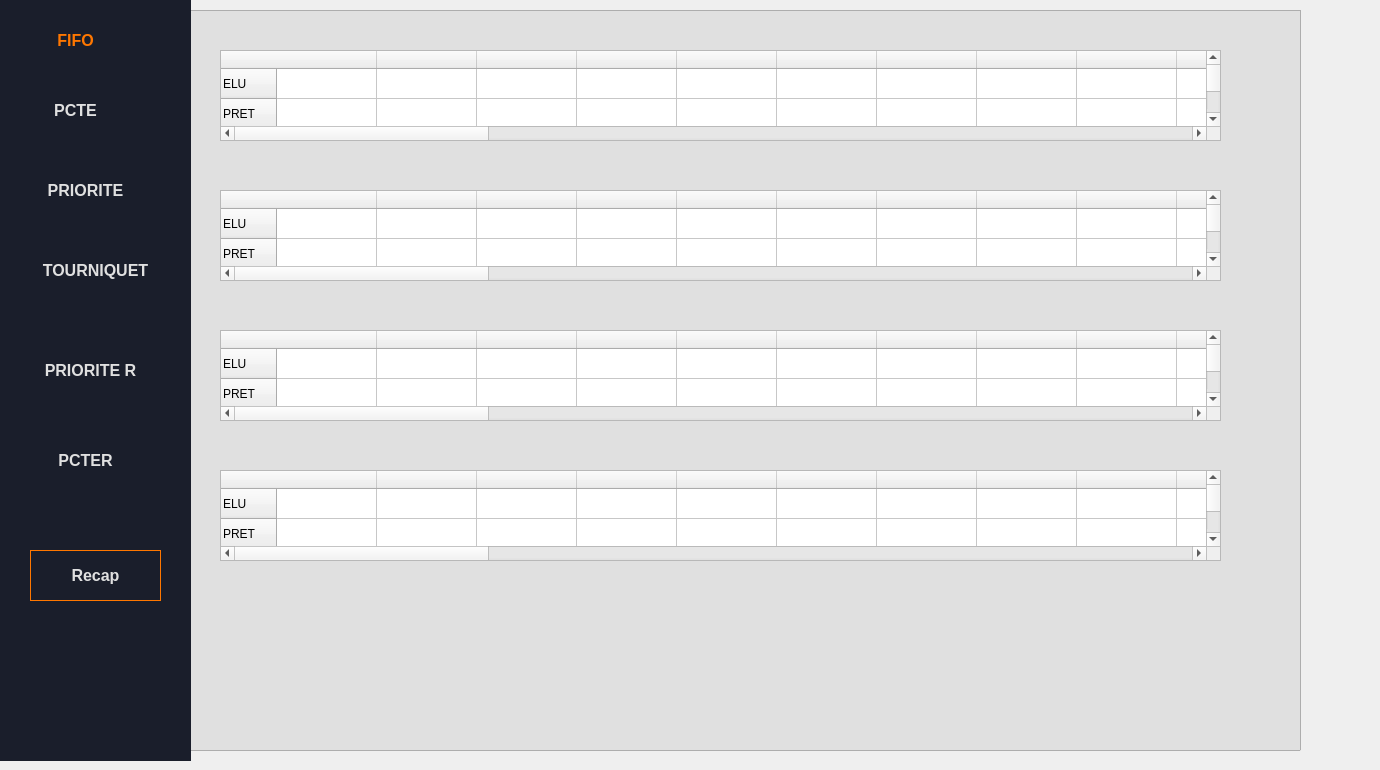
    <widget class="QWidget" name="page_6">
     <widget class="QListView" name="listView_5">
      <property name="geometry">
       <rect>
        <x>-70</x>
        <y>10</y>
        <width>1371</width>
        <height>741</height>
       </rect>
      </property>
      <property name="styleSheet">
       <string notr="true">background:#E0E0E0</string>
      </property>
     </widget>
     <widget class="QWidget" name="widget_5" native="true">
      <property name="geometry">
       <rect>
        <x>0</x>
        <y>0</y>
        <width>191</width>
        <height>761</height>
       </rect>
      </property>
      <property name="styleSheet">
       <string notr="true"> background-color: #1A1E2B; /* Dark navy blue */
  color: #E0E0E0; /* Light gray text */
  font-family: Arial, sans-serif;</string>
      </property>
      <widget class="QPushButton" name="pushButton_5">
       <property name="geometry">
        <rect>
         <x>20</x>
         <y>100</y>
         <width>111</width>
         <height>21</height>
        </rect>
       </property>
       <property name="styleSheet">
        <string notr="true">border:none ;
color: #E0E0E0 ;
background-color: #1A1E2B; 
font-weight: bold ;
font-size: 16px</string>
       </property>
       <property name="text">
        <string>PCTE</string>
       </property>
      </widget>
      <widget class="QPushButton" name="pushButton_7">
       <property name="geometry">
        <rect>
         <x>30</x>
         <y>180</y>
         <width>111</width>
         <height>21</height>
        </rect>
       </property>
       <property name="styleSheet">
        <string notr="true">border:none ;
color: #E0E0E0 ;
 background-color: #1A1E2B; 
font-weight: bold ;
font-size: 16px</string>
       </property>
       <property name="text">
        <string>PRIORITE</string>
       </property>
      </widget>
      <widget class="QPushButton" name="pushButton_8">
       <property name="geometry">
        <rect>
         <x>40</x>
         <y>260</y>
         <width>111</width>
         <height>21</height>
        </rect>
       </property>
       <property name="styleSheet">
        <string notr="true">border:none ;
color: #E0E0E0 ;
 background-color: #1A1E2B; 
font-weight: bold ;
font-size: 16px</string>
       </property>
       <property name="text">
        <string>TOURNIQUET</string>
       </property>
      </widget>
      <widget class="QPushButton" name="pushButton_14">
       <property name="geometry">
        <rect>
         <x>20</x>
         <y>30</y>
         <width>111</width>
         <height>21</height>
        </rect>
       </property>
       <property name="styleSheet">
        <string notr="true">border:none ;
color: #FF7700 ;
 background-color: #1A1E2B; 
font-weight: bold ;
font-size: 16px</string>
       </property>
       <property name="text">
        <string>FIFO</string>
       </property>
      </widget>
      <widget class="QPushButton" name="pushButton_18">
       <property name="geometry">
        <rect>
         <x>30</x>
         <y>550</y>
         <width>131</width>
         <height>51</height>
        </rect>
       </property>
       <property name="styleSheet">
        <string notr="true">border: 1px solid  #FF7700 ;
color: #E0E0E0 ;
 background-color: #1A1E2B; 
font-weight: bold ;
font-size: 16px</string>
       </property>
       <property name="text">
        <string>Recap</string>
       </property>
      </widget>
      <widget class="QPushButton" name="pushButton_32">
       <property name="geometry">
        <rect>
         <x>0</x>
         <y>360</y>
         <width>181</width>
         <height>21</height>
        </rect>
       </property>
       <property name="styleSheet">
        <string notr="true">border:none ;
color:#E0E0E0 ;
 background-color: #1A1E2B; 
font-weight: bold ;
font-size: 16px</string>
       </property>
       <property name="text">
        <string>PRIORITE R</string>
       </property>
      </widget>
      <widget class="QPushButton" name="pushButton_37">
       <property name="geometry">
        <rect>
         <x>30</x>
         <y>450</y>
         <width>111</width>
         <height>21</height>
        </rect>
       </property>
       <property name="styleSheet">
        <string notr="true">border:none ;
color: #E0E0E0 ;
 background-color: #1A1E2B; 
font-weight: bold ;
font-size: 16px</string>
       </property>
       <property name="text">
        <string>PCTER</string>
       </property>
      </widget>
     </widget>
     <widget class="QTableWidget" name="tableWidget">
      <property name="geometry">
       <rect>
        <x>220</x>
        <y>50</y>
        <width>1001</width>
        <height>91</height>
       </rect>
      </property>
      <row>
       <property name="text">
        <string>ELU</string>
       </property>
      </row>
      <row>
       <property name="text">
        <string>PRET</string>
       </property>
      </row>
      <row>
       <property name="text">
        <string>BLOQUE</string>
       </property>
      </row>
      <column>
       <property name="text">
        <string/>
       </property>
      </column>
      <column>
       <property name="text">
        <string/>
       </property>
      </column>
      <column>
       <property name="text">
        <string/>
       </property>
      </column>
      <column>
       <property name="text">
        <string/>
       </property>
      </column>
      <column>
       <property name="text">
        <string/>
       </property>
      </column>
      <column>
       <property name="text">
        <string/>
       </property>
      </column>
      <column>
       <property name="text">
        <string/>
       </property>
      </column>
      <column>
       <property name="text">
        <string/>
       </property>
      </column>
      <column>
       <property name="text">
        <string/>
       </property>
      </column>
      <column>
       <property name="text">
        <string/>
       </property>
      </column>
      <column>
       <property name="text">
        <string/>
       </property>
      </column>
      <column>
       <property name="text">
        <string/>
       </property>
      </column>
      <column>
       <property name="text">
        <string/>
       </property>
      </column>
      <column>
       <property name="text">
        <string/>
       </property>
      </column>
      <column>
       <property name="text">
        <string/>
       </property>
      </column>
      <column>
       <property name="text">
        <string/>
       </property>
      </column>
      <column>
       <property name="text">
        <string/>
       </property>
      </column>
      <column>
       <property name="text">
        <string/>
       </property>
      </column>
      <column>
       <property name="text">
        <string/>
       </property>
      </column>
      <column>
       <property name="text">
        <string/>
       </property>
      </column>
      <column>
       <property name="text">
        <string/>
       </property>
      </column>
      <column>
       <property name="text">
        <string/>
       </property>
      </column>
      <column>
       <property name="text">
        <string/>
       </property>
      </column>
      <column>
       <property name="text">
        <string/>
       </property>
      </column>
      <column>
       <property name="text">
        <string/>
       </property>
      </column>
      <column>
       <property name="text">
        <string/>
       </property>
      </column>
      <column>
       <property name="text">
        <string/>
       </property>
      </column>
      <column>
       <property name="text">
        <string/>
       </property>
      </column>
      <column>
       <property name="text">
        <string/>
       </property>
      </column>
      <column>
       <property name="text">
        <string/>
       </property>
      </column>
      <column>
       <property name="text">
        <string/>
       </property>
      </column>
      <column>
       <property name="text">
        <string/>
       </property>
      </column>
      <column>
       <property name="text">
        <string/>
       </property>
      </column>
      <column>
       <property name="text">
        <string/>
       </property>
      </column>
     </widget>
     <widget class="QTableWidget" name="tableWidget_2">
      <property name="geometry">
       <rect>
        <x>220</x>
        <y>190</y>
        <width>1001</width>
        <height>91</height>
       </rect>
      </property>
      <property name="styleSheet">
       <string notr="true"/>
      </property>
      <row>
       <property name="text">
        <string>ELU</string>
       </property>
      </row>
      <row>
       <property name="text">
        <string>PRET</string>
       </property>
      </row>
      <row>
       <property name="text">
        <string>BLOQUE</string>
       </property>
      </row>
      <column>
       <property name="text">
        <string/>
       </property>
      </column>
      <column>
       <property name="text">
        <string/>
       </property>
      </column>
      <column>
       <property name="text">
        <string/>
       </property>
      </column>
      <column>
       <property name="text">
        <string/>
       </property>
      </column>
      <column>
       <property name="text">
        <string/>
       </property>
      </column>
      <column>
       <property name="text">
        <string/>
       </property>
      </column>
      <column>
       <property name="text">
        <string/>
       </property>
      </column>
      <column>
       <property name="text">
        <string/>
       </property>
      </column>
      <column>
       <property name="text">
        <string/>
       </property>
      </column>
      <column>
       <property name="text">
        <string/>
       </property>
      </column>
      <column>
       <property name="text">
        <string/>
       </property>
      </column>
      <column>
       <property name="text">
        <string/>
       </property>
      </column>
      <column>
       <property name="text">
        <string/>
       </property>
      </column>
      <column>
       <property name="text">
        <string/>
       </property>
      </column>
      <column>
       <property name="text">
        <string/>
       </property>
      </column>
      <column>
       <property name="text">
        <string/>
       </property>
      </column>
      <column>
       <property name="text">
        <string/>
       </property>
      </column>
      <column>
       <property name="text">
        <string/>
       </property>
      </column>
      <column>
       <property name="text">
        <string/>
       </property>
      </column>
      <column>
       <property name="text">
        <string/>
       </property>
      </column>
      <column>
       <property name="text">
        <string/>
       </property>
      </column>
      <column>
       <property name="text">
        <string/>
       </property>
      </column>
      <column>
       <property name="text">
        <string/>
       </property>
      </column>
      <column>
       <property name="text">
        <string/>
       </property>
      </column>
      <column>
       <property name="text">
        <string/>
       </property>
      </column>
      <column>
       <property name="text">
        <string/>
       </property>
      </column>
      <column>
       <property name="text">
        <string/>
       </property>
      </column>
      <column>
       <property name="text">
        <string/>
       </property>
      </column>
      <column>
       <property name="text">
        <string/>
       </property>
      </column>
      <column>
       <property name="text">
        <string/>
       </property>
      </column>
      <column>
       <property name="text">
        <string/>
       </property>
      </column>
      <column>
       <property name="text">
        <string/>
       </property>
      </column>
      <column>
       <property name="text">
        <string/>
       </property>
      </column>
      <column>
       <property name="text">
        <string/>
       </property>
      </column>
     </widget>
     <widget class="QTableWidget" name="tableWidget_3">
      <property name="geometry">
       <rect>
        <x>220</x>
        <y>330</y>
        <width>1001</width>
        <height>91</height>
       </rect>
      </property>
      <row>
       <property name="text">
        <string>ELU</string>
       </property>
      </row>
      <row>
       <property name="text">
        <string>PRET</string>
       </property>
      </row>
      <row>
       <property name="text">
        <string>BLOQUE</string>
       </property>
      </row>
      <row>
       <property name="text">
        <string>ATT</string>
       </property>
      </row>
      <column>
       <property name="text">
        <string/>
       </property>
      </column>
      <column>
       <property name="text">
        <string/>
       </property>
      </column>
      <column>
       <property name="text">
        <string/>
       </property>
      </column>
      <column>
       <property name="text">
        <string/>
       </property>
      </column>
      <column>
       <property name="text">
        <string/>
       </property>
      </column>
      <column>
       <property name="text">
        <string/>
       </property>
      </column>
      <column>
       <property name="text">
        <string/>
       </property>
      </column>
      <column>
       <property name="text">
        <string/>
       </property>
      </column>
      <column>
       <property name="text">
        <string/>
       </property>
      </column>
      <column>
       <property name="text">
        <string/>
       </property>
      </column>
      <column>
       <property name="text">
        <string/>
       </property>
      </column>
      <column>
       <property name="text">
        <string/>
       </property>
      </column>
      <column>
       <property name="text">
        <string/>
       </property>
      </column>
      <column>
       <property name="text">
        <string/>
       </property>
      </column>
      <column>
       <property name="text">
        <string/>
       </property>
      </column>
      <column>
       <property name="text">
        <string/>
       </property>
      </column>
      <column>
       <property name="text">
        <string/>
       </property>
      </column>
      <column>
       <property name="text">
        <string/>
       </property>
      </column>
      <column>
       <property name="text">
        <string/>
       </property>
      </column>
      <column>
       <property name="text">
        <string/>
       </property>
      </column>
      <column>
       <property name="text">
        <string/>
       </property>
      </column>
      <column>
       <property name="text">
        <string/>
       </property>
      </column>
      <column>
       <property name="text">
        <string/>
       </property>
      </column>
      <column>
       <property name="text">
        <string/>
       </property>
      </column>
      <column>
       <property name="text">
        <string/>
       </property>
      </column>
      <column>
       <property name="text">
        <string/>
       </property>
      </column>
      <column>
       <property name="text">
        <string/>
       </property>
      </column>
      <column>
       <property name="text">
        <string/>
       </property>
      </column>
      <column>
       <property name="text">
        <string/>
       </property>
      </column>
      <column>
       <property name="text">
        <string/>
       </property>
      </column>
      <column>
       <property name="text">
        <string/>
       </property>
      </column>
      <column>
       <property name="text">
        <string/>
       </property>
      </column>
      <column>
       <property name="text">
        <string/>
       </property>
      </column>
      <column>
       <property name="text">
        <string/>
       </property>
      </column>
     </widget>
     <widget class="QTableWidget" name="tableWidget_4">
      <property name="geometry">
       <rect>
        <x>220</x>
        <y>470</y>
        <width>1001</width>
        <height>91</height>
       </rect>
      </property>
      <row>
       <property name="text">
        <string>ELU</string>
       </property>
      </row>
      <row>
       <property name="text">
        <string>PRET</string>
       </property>
      </row>
      <row>
       <property name="text">
        <string>BLOQUE</string>
       </property>
      </row>
      <row>
       <property name="text">
        <string>ATT</string>
       </property>
      </row>
      <column>
       <property name="text">
        <string/>
       </property>
      </column>
      <column>
       <property name="text">
        <string/>
       </property>
      </column>
      <column>
       <property name="text">
        <string/>
       </property>
      </column>
      <column>
       <property name="text">
        <string/>
       </property>
      </column>
      <column>
       <property name="text">
        <string/>
       </property>
      </column>
      <column>
       <property name="text">
        <string/>
       </property>
      </column>
      <column>
       <property name="text">
        <string/>
       </property>
      </column>
      <column>
       <property name="text">
        <string/>
       </property>
      </column>
      <column>
       <property name="text">
        <string/>
       </property>
      </column>
      <column>
       <property name="text">
        <string/>
       </property>
      </column>
      <column>
       <property name="text">
        <string/>
       </property>
      </column>
      <column>
       <property name="text">
        <string/>
       </property>
      </column>
      <column>
       <property name="text">
        <string/>
       </property>
      </column>
      <column>
       <property name="text">
        <string/>
       </property>
      </column>
      <column>
       <property name="text">
        <string/>
       </property>
      </column>
      <column>
       <property name="text">
        <string/>
       </property>
      </column>
      <column>
       <property name="text">
        <string/>
       </property>
      </column>
      <column>
       <property name="text">
        <string/>
       </property>
      </column>
      <column>
       <property name="text">
        <string/>
       </property>
      </column>
      <column>
       <property name="text">
        <string/>
       </property>
      </column>
      <column>
       <property name="text">
        <string/>
       </property>
      </column>
      <column>
       <property name="text">
        <string/>
       </property>
      </column>
      <column>
       <property name="text">
        <string/>
       </property>
      </column>
      <column>
       <property name="text">
        <string/>
       </property>
      </column>
      <column>
       <property name="text">
        <string/>
       </property>
      </column>
      <column>
       <property name="text">
        <string/>
       </property>
      </column>
      <column>
       <property name="text">
        <string/>
       </property>
      </column>
      <column>
       <property name="text">
        <string/>
       </property>
      </column>
      <column>
       <property name="text">
        <string/>
       </property>
      </column>
      <column>
       <property name="text">
        <string/>
       </property>
      </column>
      <column>
       <property name="text">
        <string/>
       </property>
      </column>
      <column>
       <property name="text">
        <string/>
       </property>
      </column>
      <column>
       <property name="text">
        <string/>
       </property>
      </column>
      <column>
       <property name="text">
        <string/>
       </property>
      </column>
     </widget>
    </widget>
